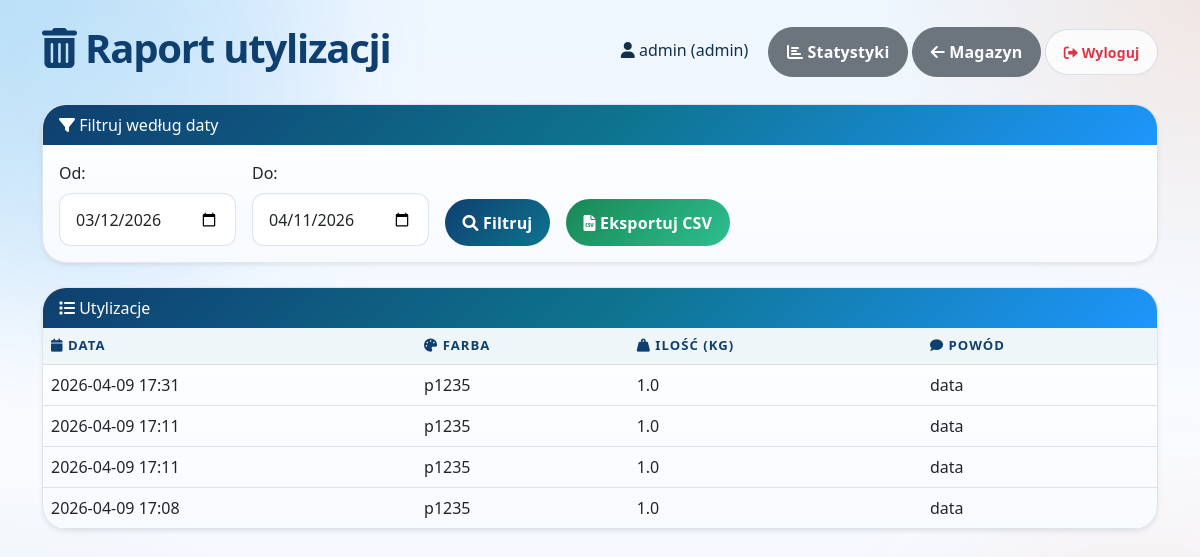
/raport_utylizacji (signed in), run on the app's committed database.
### tables this page shows
CREATE TABLE operacje (
            id INTEGER PRIMARY KEY AUTOINCREMENT,
            data TEXT NOT NULL,
            typ TEXT NOT NULL,  -- przyjecie, wydanie, zwrot, utylizacja
            farba TEXT NOT NULL,
            ilosc TEXT NOT NULL,
            polka TEXT,
            uwagi TEXT,
            farba_id INTEGER
        );

### routers/magazyn.py (the view)
@router.get("/raport_utylizacji")
def raport_utylizacji(
    request: Request,
    od: str = Query(""),
    do: str = Query(""),
    user=Depends(require_auth),
    conn=Depends(get_db),
):
    cur = conn.cursor()
    if od and do:
        cur.execute("""
            SELECT farba, ilosc, data, uwagi
            FROM operacje
            WHERE typ='utylizacja' AND date(data) BETWEEN ? AND ?
            ORDER BY data DESC
        """, (od, do))
    else:
        now_local = local_now()
        do_dom = local_date_str(now_local)
        od_dom = local_date_str(now_local - timedelta(days=30))
        cur.execute("""
            SELECT farba, ilosc, data, uwagi
            FROM operacje
            WHERE typ='utylizacja' AND date(data) BETWEEN ? AND ?
            ORDER BY data DESC
        """, (od_dom, do_dom))
        od, do = od_dom, do_dom
    utylizacje = cur.fetchall()
    return render_template("raport_utylizacji.html", {
        "utylizacje": utylizacje,
        "od": od,
        "do": do,
        "user": {"username": user["username"], "role": user["role"]},
    })

### templates/raport_utylizacji.html (shortened to what this page needs)
<!DOCTYPE html>
<html lang="pl">
<head>
    <link href="https://cdn.jsdelivr.net/npm/bootstrap@5.3.0/dist/css/bootstrap.min.css" rel="stylesheet">
    <link rel="stylesheet" href="https://cdnjs.cloudflare.com/ajax/libs/font-awesome/6.0.0/css/all.min.css">
    <link rel="stylesheet" href="/static/app-modern.css">
</head>
<body class="bg-light">
<div class="container mt-4">
    <div class="d-flex justify-content-between align-items-center mb-4">
        <h1><i class="fas fa-trash-alt"></i> Raport utylizacji</h1>
        <div>
            <span class="me-3"><i class="fas fa-user"></i> {{ user.username }} ({{ user.role }})</span>
            <a href="/statystyki" class="btn btn-secondary"><i class="fas fa-chart-bar"></i> Statystyki</a>
            <a href="/magazyn" class="btn btn-secondary"><i class="fas fa-arrow-left"></i> Magazyn</a>
            <a href="/logout" class="btn btn-outline-danger btn-sm"><i class="fas fa-sign-out-alt"></i> Wyloguj</a>
        </div>
    </div>
    <div class="card shadow-sm mb-4">
        <div class="card-header bg-primary text-white"><i class="fas fa-filter"></i> Filtruj według daty</div>
        <div class="card-body">
            <form method="get" action="/raport_utylizacji" class="row g-3 align-items-end">
                <div class="col-auto">
                    <label class="form-label">Od:</label>
                    <input type="date" name="od" class="form-control" value="{{ od }}">
                </div>
                <div class="col-auto">
                    <label class="form-label">Do:</label>
                    <input type="date" name="do" class="form-control" value="{{ do }}">
                </div>
                <div class="col-auto">
                    <button type="submit" class="btn btn-primary"><i class="fas fa-search"></i> Filtruj</button>
                </div>
                <div class="col-auto">
                    <a href="/export_raport_utylizacji?od={{ od }}&do={{ do }}" class="btn btn-success"><i class="fas fa-file-csv"></i> Eksportuj CSV</a>
                </div>
            </form>
        </div>
    </div>
    <div class="card shadow-sm">
        <div class="card-header bg-primary text-white"><i class="fas fa-list"></i> Utylizacje</div>
        <div class="card-body p-0">
            <div class="table-responsive">
                <table class="table table-hover mb-0">
                    <thead class="table-light">
                        <tr>
                            <th><i class="fas fa-calendar"></i> Data</th>
                            <th><i class="fas fa-palette"></i> Farba</th>
                            <th><i class="fas fa-weight-hanging"></i> Ilość (kg)</th>
                            <th><i class="fas fa-comment"></i> Powód</th>
                        </tr>
                    </thead>
                    <tbody>
                        {% for u in utylizacje %}
                        <tr>
                            <td>{{ u.data }}</td>
                            <td>{{ u.farba }}</td>
                            <td>{{ u.ilosc }}</td>
                            <td>{{ u.uwagi }}</td>
                        </tr>
                        {% else %}
                        <tr><td colspan="4" class="text-center">Brak utylizacji w wybranym okresie</td></tr>
                        {% endfor %}
                    </tbody>
                </table>
            </div>
        </div>
    </div>
</div>
</body>
</html>

### static/app-modern.css (style rules this page uses)
:root { --app-bg: #f3f8ff; --app-surface: rgba(255, 255, 255, 0.9); --app-surface-strong: #ffffff; --app-border: rgba(29, 53, 87, 0.12); --app-text: #12304a; --app-text-soft: #59708a; --app-primary: #0e7490; --app-primary-strong: #0f3f6f; --app-accent: #ff8a3d; --app-accent-strong: #ff5f45; --app-success: #198754; --app-warning: #f4b740; --app-danger: #d9534f; --app-info: #3d9cf5; --app-shadow: 0 18px 40px rgba(15, 63, 111, 0.12); --app-shadow-soft: 0 8px 22px rgba(15, 63, 111, 0.08); --app-radius-lg: 24px; --app-radius-md: 18px; --app-radius-sm: 12px; }
body { min-height: 100vh; color: var(--app-text); }
body.bg-light { background: radial-gradient(circle at top left, rgba(18, 159, 215, 0.18), transparent 26%), radial-gradient(circle at top right, rgba(255, 138, 61, 0.14), transparent 22%), radial-gradient(circle at bottom left, rgba(25, 135, 84, 0.10), transparent 24%), linear-gradient(180deg, #eef6ff 0%, #f9fbff 56%, #edf4ff 100%); background-attachment: fixed; }
body.bg-light::before, body.bg-light::after { content: ""; position: fixed; inset: auto; width: 28rem; height: 28rem; border-radius: 50%; filter: blur(70px); opacity: 0.35; pointer-events: none; z-index: 0; }
body.bg-light::before { top: -9rem; left: -8rem; background: rgba(61, 156, 245, 0.28); }
body.bg-light::after { right: -10rem; bottom: -9rem; background: rgba(255, 138, 61, 0.24); }
.container, .container-fluid { position: relative; z-index: 1; }
h1, h2, h3, h4, h5, h6, .display-4, .display-5, .display-6 { color: var(--app-primary-strong); font-weight: 800; letter-spacing: -0.03em; }
.card { background: linear-gradient(180deg, rgba(255,255,255,0.98), rgba(247,250,255,0.96)); border: 1px solid var(--app-border); border-radius: var(--app-radius-lg); box-shadow: var(--app-shadow-soft); overflow: hidden; transition: transform 0.22s ease, box-shadow 0.22s ease, border-color 0.22s ease; }
.card-header { border-bottom: 1px solid rgba(29, 53, 87, 0.08); background: linear-gradient(135deg, rgba(14, 116, 144, 0.1), rgba(61, 156, 245, 0.08)); }
.card-header.bg-dark, .card-header.bg-primary, .card-header.bg-success, .card-header.bg-info, .card-header.bg-warning, .card-header.bg-danger, .card-header.text-white { border-bottom: none; color: #fff !important; background: linear-gradient(135deg, #0f3f6f 0%, #0e7490 52%, #1e96fc 100%) !important; }
.btn { border-radius: 999px; font-weight: 700; letter-spacing: 0.01em; padding: 0.72rem 1.1rem; border-width: 1px; transition: transform 0.2s ease, box-shadow 0.2s ease, background-color 0.2s ease; }
.btn-primary, .btn-dark, .btn-info, .btn-success, .btn-warning, .btn-danger { border: none; }
.btn-primary { background: linear-gradient(135deg, #0f3f6f 0%, #0e7490 100%); }
.btn-success { background: linear-gradient(135deg, #198754 0%, #2ebf91 100%); }
.btn-outline-primary, .btn-outline-secondary, .btn-outline-success, .btn-outline-danger, .btn-outline-warning, .btn-outline-info, .btn-outline-dark { border-color: rgba(15, 63, 111, 0.15); background: rgba(255,255,255,0.78); }
.table { --bs-table-bg: transparent; --bs-table-striped-bg: rgba(14, 116, 144, 0.035); --bs-table-hover-bg: rgba(61, 156, 245, 0.08); margin-bottom: 0; }
.table thead th { color: var(--app-primary-strong); font-size: 0.82rem; text-transform: uppercase; letter-spacing: 0.08em; border-bottom-width: 1px; }
.table-light { --bs-table-bg: rgba(14, 116, 144, 0.06); }
.form-control, .form-select, textarea.form-control { border-radius: var(--app-radius-sm); border: 1px solid rgba(15, 63, 111, 0.14); padding: 0.85rem 1rem; background: rgba(255,255,255,0.94); box-shadow: inset 0 1px 2px rgba(15, 63, 111, 0.03); }

### data on the page
operacje: data "2026-04-09 17:31", farba "p1235", ilosc "1.0", uwagi "data"
operacje: data "2026-04-09 17:11", farba "p1235", ilosc "1.0", uwagi "data"
operacje: data "2026-04-09 17:11", farba "p1235", ilosc "1.0", uwagi "data"
operacje: data "2026-04-09 17:08", farba "p1235", ilosc "1.0", uwagi "data"

### other printed values
{{ user.username }} "admin"
{{ user.role }} "admin"
